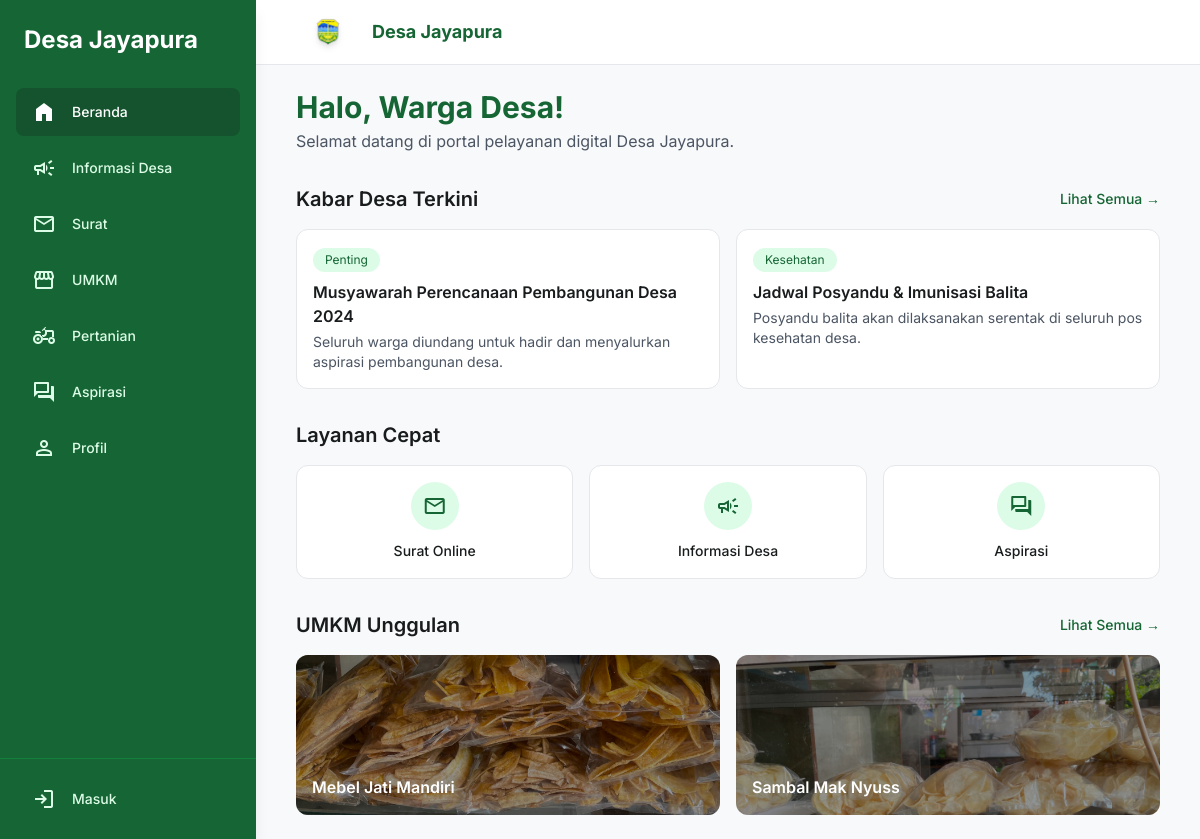
The app's page /home.php with its own data.
### tables this page shows
CREATE TABLE announcements (
    id INT PRIMARY KEY AUTO_INCREMENT,
    title VARCHAR(200) NOT NULL,
    content TEXT,
    category VARCHAR(50),
    image VARCHAR(255),
    is_featured BOOLEAN DEFAULT FALSE,
    is_urgent BOOLEAN DEFAULT FALSE,
    created_by INT,
    created_at TIMESTAMP DEFAULT CURRENT_TIMESTAMP,
    updated_at TIMESTAMP DEFAULT CURRENT_TIMESTAMP ON UPDATE CURRENT_TIMESTAMP,
    FOREIGN KEY (created_by) REFERENCES users(id) ON DELETE SET NULL
);

CREATE TABLE umkm (
    id INT PRIMARY KEY AUTO_INCREMENT,
    user_id INT,
    name VARCHAR(100) NOT NULL,
    category_id INT,
    subcategory VARCHAR(50),
    description TEXT,
    address VARCHAR(255),
    phone VARCHAR(15),
    whatsapp VARCHAR(15),
    image VARCHAR(255),
    rating DECIMAL(2,1) DEFAULT 0.0,
    is_featured BOOLEAN DEFAULT FALSE,
    is_active BOOLEAN DEFAULT TRUE,
    created_at TIMESTAMP DEFAULT CURRENT_TIMESTAMP,
    updated_at TIMESTAMP DEFAULT CURRENT_TIMESTAMP ON UPDATE CURRENT_TIMESTAMP,
    FOREIGN KEY (user_id) REFERENCES users(id) ON DELETE SET NULL,
    FOREIGN KEY (category_id) REFERENCES umkm_categories(id) ON DELETE SET NULL
);

### home.php (the view, shortened to what this page needs)
<?php
require_once 'includes/header.php';
$db = (new Database())->getConnection();
$news_query = "SELECT * FROM announcements ORDER BY created_at DESC LIMIT 2";
$news_stmt = $db->prepare($news_query);
$news_stmt->execute();
$news = $news_stmt->fetchAll();
$umkm_query = "SELECT u.*, c.name as category_name FROM umkm u
               LEFT JOIN umkm_categories c ON u.category_id = c.id
               WHERE u.is_featured = 1 AND u.is_active = 1
               ORDER BY u.rating DESC LIMIT 2";
$umkm_stmt = $db->prepare($umkm_query);
$umkm_stmt->execute();
$featured_umkm = $umkm_stmt->fetchAll();
?>
<section class="mb-8">
    <h2 class="text-3xl font-bold text-green-800">
        <?= $is_logged_in ? "Halo, " . htmlspecialchars($user_name) . "!" : "Halo, Warga Desa!" ?>
    </h2>
    <p class="text-gray-600 mt-1">Selamat datang di portal pelayanan digital <?= SITE_NAME ?>.</p>
</section>
<section class="mb-8">
    <div class="flex justify-between items-center mb-4">
        <h3 class="text-xl font-semibold">Kabar Desa Terkini</h3>
        <a href="info.php" class="text-green-800 text-sm font-medium">Lihat Semua →</a>
    </div>
    <?php if (empty($news)): ?>
        <p class="text-gray-500 text-center py-8">Belum ada berita terbaru.</p>
    <?php else: ?>
    <div class="grid md:grid-cols-2 gap-4">
        <?php foreach ($news as $item): ?>
        <div class="bg-white rounded-xl border border-gray-200 overflow-hidden hover:shadow-lg transition">
            <div class="p-4">
                <span class="inline-block px-3 py-1 bg-green-100 text-green-800 text-xs rounded-full mb-2">
                    <?= htmlspecialchars($item['category']) ?>
                </span>
                <h4 class="font-semibold"><?= htmlspecialchars($item['title']) ?></h4>
                <p class="text-gray-600 text-sm mt-1 line-clamp-2"><?= htmlspecialchars($item['content']) ?></p>
            </div>
        </div>
        <?php endforeach; ?>
    </div>
    <?php endif; ?>
</section>
<section class="mb-8">
    <h3 class="text-xl font-semibold mb-4">Layanan Cepat</h3>
    <div class="grid grid-cols-2 md:grid-cols-3 gap-4">
        <a href="surat.php" class="bg-white p-4 rounded-xl border border-gray-200 text-center hover:bg-green-50 transition">
            <div class="w-12 h-12 bg-green-100 rounded-full flex items-center justify-center mx-auto mb-2">
                <span class="material-symbols-outlined text-green-800">mail</span>
            </div>
            <span class="text-sm font-medium">Surat Online</span>
        </a>
        <a href="info.php" class="bg-white p-4 rounded-xl border border-gray-200 text-center hover:bg-green-50 transition">
            <div class="w-12 h-12 bg-green-100 rounded-full flex items-center justify-center mx-auto mb-2">
                <span class="material-symbols-outlined text-green-800">campaign</span>
            </div>
            <span class="text-sm font-medium">Informasi Desa</span>
        </a>
        <a href="aspirasi.php" class="bg-white p-4 rounded-xl border border-gray-200 text-center hover:bg-green-50 transition">
            <div class="w-12 h-12 bg-green-100 rounded-full flex items-center justify-center mx-auto mb-2">
                <span class="material-symbols-outlined text-green-800">forum</span>
            </div>
            <span class="text-sm font-medium">Aspirasi</span>
        </a>
    </div>
</section>
<section>
    <div class="flex justify-between items-center mb-4">
        <h3 class="text-xl font-semibold">UMKM Unggulan</h3>
        <a href="umkm.php" class="text-green-800 text-sm font-medium">Lihat Semua →</a>
    </div>
    <?php if (empty($featured_umkm)): ?>
        <p class="text-gray-500 text-center py-8">Belum ada UMKM unggulan.</p>
    <?php else: ?>
    <div class="grid grid-cols-2 gap-4">
        <?php foreach ($featured_umkm as $umkm): ?>
        <a href="detail_umkm.php?id=<?= $umkm['id'] ?>" class="relative h-40 rounded-xl overflow-hidden group">
            <img src="<?= !empty($umkm['image']) ? (filter_var($umkm['image'], FILTER_VALIDATE_URL) ? $umkm['image'] : 'uploads/umkm/' . $umkm['image']) : 'https://via.placeholder.com/400x300' ?>"
                 alt="<?= htmlspecialchars($umkm['name']) ?>"
                 class="w-full h-full object-cover transition-transform group-hover:scale-105">
            <div class="absolute inset-0 bg-black/40 flex items-end p-4">
                <span class="text-white font-semibold"><?= htmlspecialchars($umkm['name']) ?></span>
            </div>
        </a>
        <?php endforeach; ?>
    </div>
    <?php endif; ?>
</section>
<?php require_once 'includes/footer.php'; ?>

### includes/header.php (style rules this page uses)
.material-symbols-outlined { font-variation-settings: 'FILL' 0, 'wght' 400, 'GRAD' 0, 'opsz' 24; display: inline-block; line-height: 1; }
body { font-family: 'Inter', sans-serif; background: #f8f9fa; color: #191c1d; min-height: 100vh; }

### records on screen
announcements: category "Penting", title "Musyawarah Perencanaan Pembangunan Desa 2024", content "Seluruh warga diundang untuk hadir dan menyalurkan aspirasi pembangunan desa."
announcements: category "Kesehatan", title "Jadwal Posyandu & Imunisasi Balita", content "Posyandu balita akan dilaksanakan serentak di seluruh pos kesehatan desa."
umkm: image (picture), name "Mebel Jati Mandiri"
umkm: image (picture), name "Sambal Mak Nyuss"

### other values on screen
SITE_NAME "Desa Jayapura"
$item['name'] "Beranda"
$item['name'] "Informasi Desa"
$item['name'] "Surat"
$item['name'] "UMKM"
$item['name'] "Pertanian"
$item['name'] "Aspirasi"
$item['name'] "Profil"
